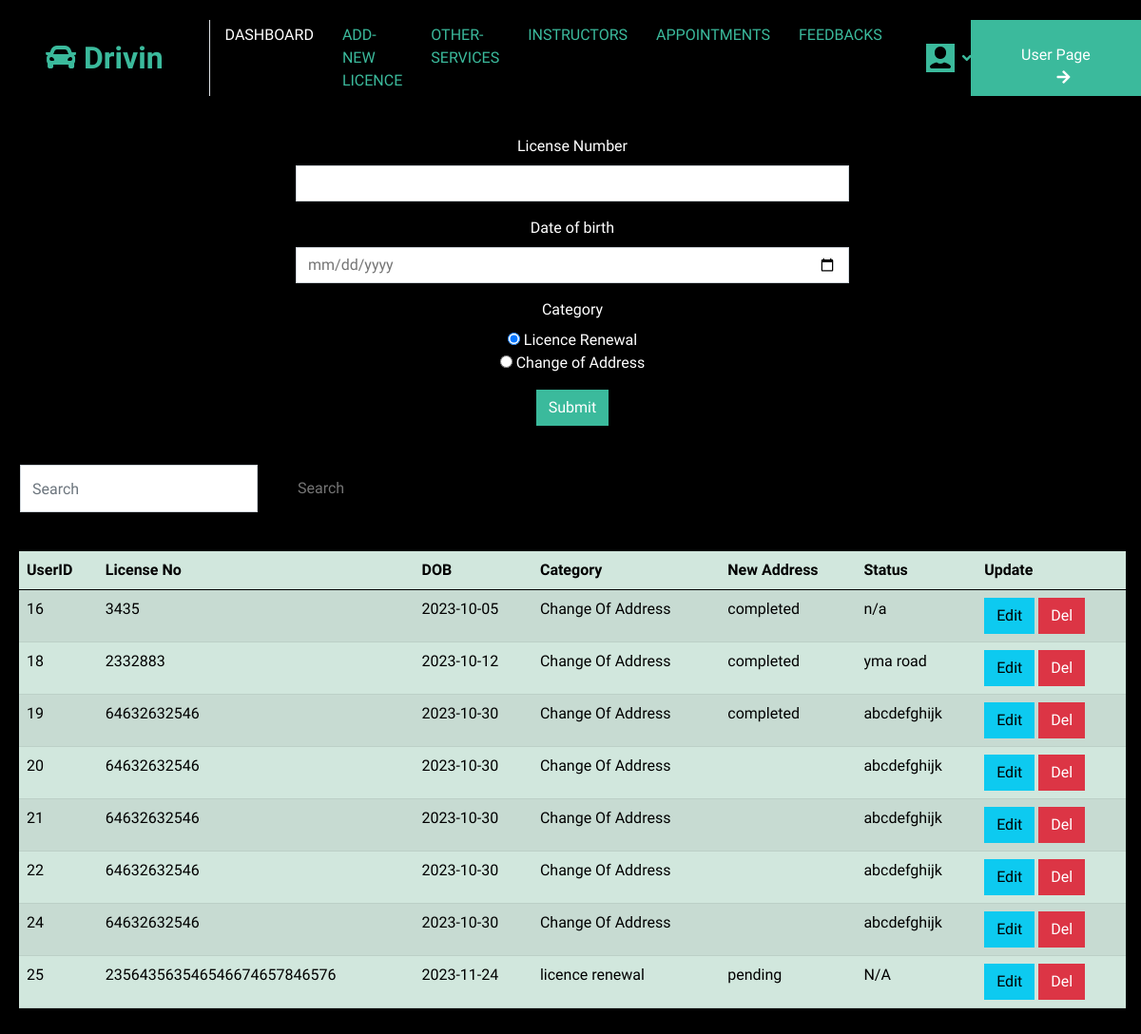
/add_services.php (signed in), run on the app's committed database.
### tables this page shows
CREATE TABLE `tbl_services` (
  `tbl_id` int(11) NOT NULL,
  `user_id` int(11) NOT NULL,
  `tbl_license_no` varchar(255) DEFAULT NULL,
  `tbl_dob` date DEFAULT NULL,
  `tbl_category` varchar(255) DEFAULT NULL,
  `tbl_new_address` varchar(255) DEFAULT NULL,
  `payment_status` varchar(255) NOT NULL,
  `created_at` date NOT NULL DEFAULT current_timestamp(),
  `status` varchar(255) NOT NULL
);

### add_services.php (the view, shortened to what this page needs)
<?php
include('connection.php');
$sql = "SELECT * FROM tbl_services";
$result = $conn->query($sql);
$services = [];
if ($result->num_rows > 0) {
    while ($row = $result->fetch_assoc()) {
        $services[] = $row;
    }
}
?>
<!DOCTYPE html>
<html lang="en">
<head>
    <link href="https://cdnjs.cloudflare.com/ajax/libs/font-awesome/5.10.0/css/all.min.css" rel="stylesheet">
    <link href="https://cdn.jsdelivr.net/npm/bootstrap-icons@1.4.1/font/bootstrap-icons.css" rel="stylesheet">
    <link href="lib/animate/animate.min.css" rel="stylesheet">
    <link href="lib/owlcarousel/assets/owl.carousel.min.css" rel="stylesheet">
    <link href="css/bootstrap.min.css" rel="stylesheet">
    <link rel="stylesheet" href="css/add_services.css">
    <link rel="stylesheet" href="css/style.css">
</head>
<body class="add-services">
    <div class="menu">
        <?php
        include("admin_menu.php");
        ?>
    </div>
    <div class="service-container">
        <center>
            <form action="<?php echo $_SERVER["PHP_SELF"] ?>" method="post">
                <div class="mb-3 service-form-control">
                    <label for="exampleInputEmail1" class="form-label  service-text">License Number</label>
                    <input type="text" name="license_number" class="form-control service-form-control" id="exampleInputEmail1" aria-describedby="emailHelp">
                </div>
                <div class="mb-3 service-form-control">
                    <label for="exampleInputEmail1" class="form-label service-text">Date of birth</label>
                    <input type="date" name="date_of_birth" class="form-control service-form-control" id="exampleInputEmail1" aria-describedby="emailHelp">
                </div>
                <div class="mb-3 service-form-control">
                    <label class="form-label service-text">Category</label><br>
                    <input type="radio" id="licence_renewal" name="category" value="licence_renewal" checked>
                    <label for="licence_renewal" class="service-text">Licence Renewal</label><br>
                    <input type="radio" id="change_address" name="category" value="change_address">
                    <label for="change_address" class="service-text">Change of Address</label><br>
                </div>
                <button type="submit" name="service" class="btn btn-primary">Submit</button>
            </form>
        </center>
    </div>
    <div class="col">
        <form class="d-flex" onsubmit="handleSearch(); return false;">
            <div class="d-flex search-container">
                <div class="d-flex searchb">
                    <input id="searchInput" class="search form-control me-2 btn-outline " style="width: 250px;height: 50px;" type="search" placeholder="Search" aria-label="Search">
                </div>
                <div class="d-flex ">
                    <button class="btn btn-outline  custom-input2" style="margin:auto;" type="submit">Search</button>
                </div>
            </div>
        </form>
    </div>
    <div class="table-responsive service-container2 ">
        <table class="col-* table table-success table-striped shadow-lg t-hover">
            <thead>
                <tr>
                    <th>UserID</th>
                    <th>License No</th>
                    <th>DOB</th>
                    <th>Category</th>
                    <th>New Address</th>
                    <th>Status</th>
                    <th>Update</th>
                </tr>
            </thead>
            <tbody>
                <?php foreach ($services as $index => $service) : ?>
                    <tr class="table-row <?= $index % 2 === 0 ? 'even' : 'odd'; ?>">
                        <td><?= $service['tbl_id']; ?></td>
                        <td><?= $service['tbl_license_no']; ?></td>
                        <td><?= $service['tbl_dob']; ?></td>
                        <td><?= $service['tbl_category']; ?></td>
                        <td><?= $service['status']; ?></td>
                        <td><?= $service['tbl_new_address']; ?></td>
                        <div class="d-flex">
                            <td class="wrapper">
                                <a href="javascript:void(0);" class="btn btn-info" onclick="showEditForm(
        '<?= $service['tbl_id']; ?>',
        '<?= $service['tbl_license_no']; ?>',
        '<?= $service['tbl_dob']; ?>',
        '<?= $service['tbl_new_address']; ?>',
        '<?= $service['status']; ?>'
    )">Edit</a>
                                <a href="<?= $_SERVER["PHP_SELF"] ?>?action=delete&tbl_id=<?= $service['tbl_id'] ?>" class="btn btn-danger">Del</a>
                            </td>
                        </div>
                    <?php endforeach; ?>
        </table>
    </div>
</body>
</html>

### css/add_services.css (style rules this page uses)
.menu { width: 100%; height: 30%; }
.add-services { width: 100%; height: 100%; }
.add-services .service-container { width: 97%; height: 100%; background-color: black; margin: 20px 20px; }
.service-container2 { width: 97%; height: 100%; margin: 20px 20px; }
.service-form-control { width: 50%; }
.service-text { color: #fff; }
.searchb { margin: 21px; }

### css/style.css (style rules this page uses)
:root { --primary: #F3BD00; --secondary: #757575; --light: #F3F6F8; --dark: #0C2B4B; }
.btn { font-weight: 500; transition: .5s; }
.btn.btn-primary, .btn.btn-outline-primary:hover { color: #FFFFFF; }

### data on the page
tbl_services: tbl_id "16", tbl_license_no "3435", tbl_dob "2023-10-05", tbl_category "Change Of Address", status "completed", tbl_new_address "n/a"
tbl_services: tbl_id "18", tbl_license_no "2332883", tbl_dob "2023-10-12", tbl_category "Change Of Address", status "completed", tbl_new_address "yma road"
tbl_services: tbl_id "19", tbl_license_no "64632632546", tbl_dob "2023-10-30", tbl_category "Change Of Address", status "completed", tbl_new_address "abcdefghijk"
tbl_services: tbl_id "20", tbl_license_no "64632632546", tbl_dob "2023-10-30", tbl_category "Change Of Address", tbl_new_address "abcdefghijk"
tbl_services: tbl_id "21", tbl_license_no "64632632546", tbl_dob "2023-10-30", tbl_category "Change Of Address", tbl_new_address "abcdefghijk"
tbl_services: tbl_id "22", tbl_license_no "64632632546", tbl_dob "2023-10-30", tbl_category "Change Of Address", tbl_new_address "abcdefghijk"
tbl_services: tbl_id "24", tbl_license_no "64632632546", tbl_dob "2023-10-30", tbl_category "Change Of Address", tbl_new_address "abcdefghijk"
tbl_services: tbl_id "25", tbl_license_no "235643563546546674657846576", tbl_dob "2023-11-24", tbl_category "licence renewal", status "pending", tbl_new_address "N/A"
